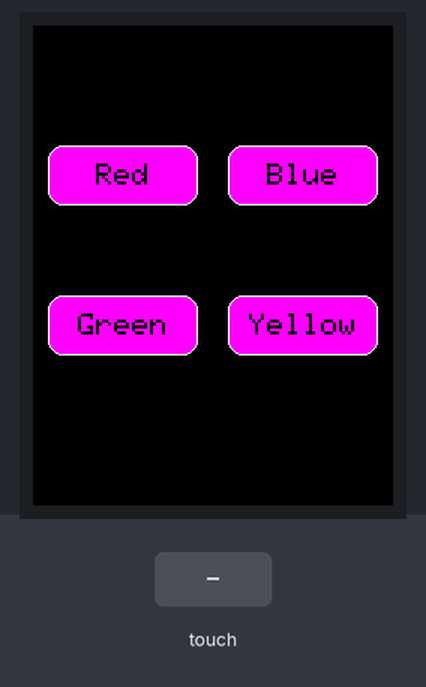
This program was run on a simulated Arduino Uno, built with avr-gcc and run on an emulated ATmega328P. On the bench: 240×320 colour display. The test bench sets the inputs (shaded band).

Above: at 3.5 s.
3.6 s: touch panel pressed at 13 % / 70 % of its raw x / y range
At 4.6 s:
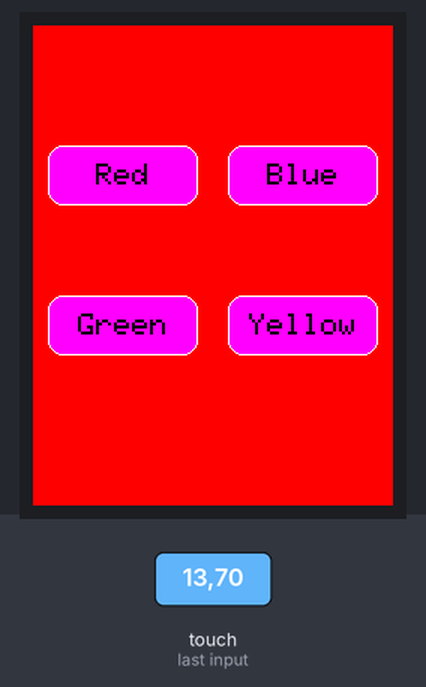
5.2 s: touch panel pressed at 62 % / 70 % of its raw x / y range
At 5.8 s:
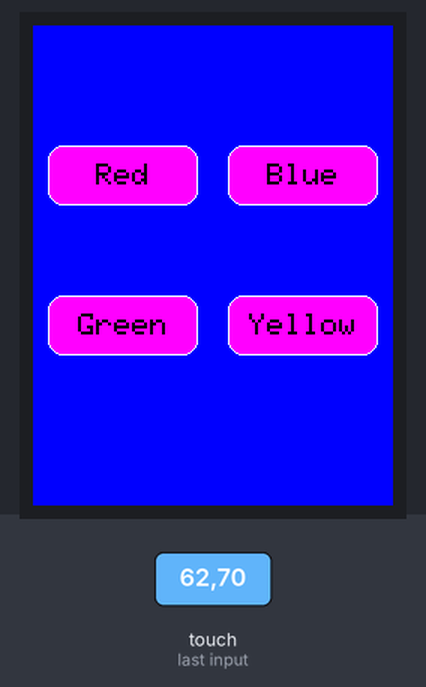
6.8 s: touch panel pressed at 38 % / 70 % of its raw x / y range
At 8.1 s:
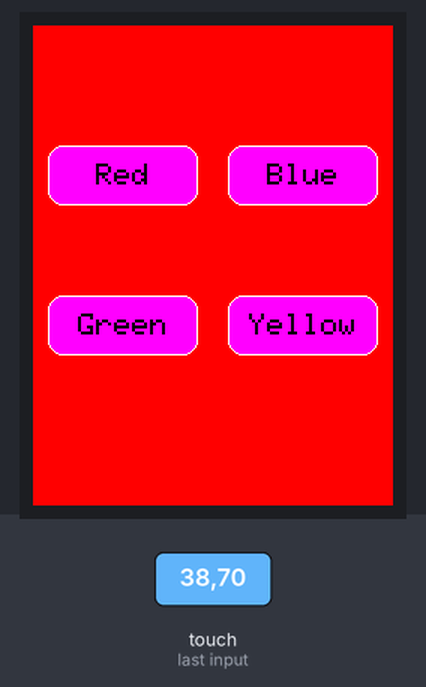
8.4 s: touch panel pressed at 87 % / 70 % of its raw x / y range
At 9.5 s:
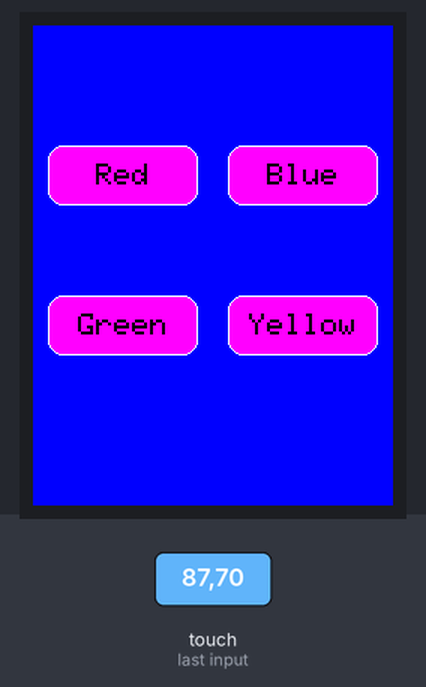
Timing chart, 0 to 11.0 s (numbered marks = the images above; inputs shaded):
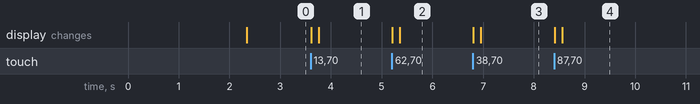

The program:

main.cpp
```cpp
#include <Arduino.h>

// TFT screen definitions
#include <Adafruit_GFX.h>
#include <MCUFRIEND_kbv.h>
#include <TouchScreen.h>
MCUFRIEND_kbv TFT;
Adafruit_GFX_Button Button[4]; //  redButton, blueButton, greenButton, yellowButton;

#define BLACK 0x0000
#define BLUE 0x001F
#define RED 0xF800
#define GREEN 0x07E0
#define CYAN 0x07FF
#define MAGENTA 0xF81F
#define YELLOW 0xFFE0
#define WHITE 0xFFFF
uint16_t color[4] = {RED, BLUE, GREEN, YELLOW};

// Touch definitions
#define minPressure 200
#define maxPressure 1000
const int XP = 6, XM = A2, YP = A1, YM = 7;
const int touchLeftLimit = 107, touchRightLimit = 910, touchUpLimit = 954, touchButtomLimit = 100;
TouchScreen touch = TouchScreen(XP, YP, XM, YM, 300);
int touchX, touchY;

// Functions
bool touchSensed()
{
    TSPoint touchPoint = touch.getPoint();
    pinMode(YP, OUTPUT);
    pinMode(XM, OUTPUT);
    digitalWrite(YP, HIGH);
    digitalWrite(XM, HIGH);
    bool pressed = (touchPoint.z > minPressure && touchPoint.z < maxPressure);
    if (pressed)
    {
        touchX = map(touchPoint.x, touchLeftLimit, touchRightLimit, 0, TFT.width());
        touchY = map(touchPoint.y, touchUpLimit, touchButtomLimit, 0, TFT.height());
    }
    return pressed;
}

void makeIcons()
{
    Button[0].initButton(&TFT, 60, 100, 100, 40, WHITE, MAGENTA, BLACK, "Red", 2);
    Button[1].initButton(&TFT, 180, 100, 100, 40, WHITE, MAGENTA, BLACK, "Blue", 2);
    Button[2].initButton(&TFT, 60, 200, 100, 40, WHITE, MAGENTA, BLACK, "Green", 2);
    Button[3].initButton(&TFT, 180, 200, 100, 40, WHITE, MAGENTA, BLACK, "Yellow", 2);
    Button[0].drawButton();
    Button[1].drawButton();
    Button[2].drawButton();
    Button[3].drawButton();
}

void initStartPage()
{
    uint16_t TFTID = TFT.readID();
    TFT.begin(TFTID);
    TFT.fillScreen(BLACK);
    TFT.setRotation(0);
    TFT.setCursor(15, 140);
    TFT.setTextColor(RED);
    TFT.setTextSize(2);
    TFT.setTextWrap(false);
    TFT.print("www.sanatbazar.com");
}

void setBackColor(int color)
{
    TFT.fillScreen(color);
    makeIcons();
}

void checkButtonPressed()
{
    for (int i = 0; i < 4; i++)
    {
        Button[i].press(touchSensed() && Button[i].contains(touchX, touchY));
        if (Button[i].justReleased())
        {
            Button[i].drawButton();
        }
        if (Button[i].justPressed())
        {
            Button[i].drawButton(true);
            setBackColor(color[i]);
        }
    }
}


void setup()
{
    initStartPage();
    delay(2000);
    TFT.fillScreen(BLACK);
    makeIcons();
}

void loop()
{
checkButtonPressed();
}
```

Measured:
- after the input at 3.6 s, the display: first changes at once (image 1 shows a later state)
- after the input at 5.2 s, the display: first changes at once (image 2 shows a later state)
- after the input at 6.8 s, the display: first changes at once (image 3 shows a later state)
- after the input at 8.4 s, the display: first changes at once (image 4 shows a later state)
